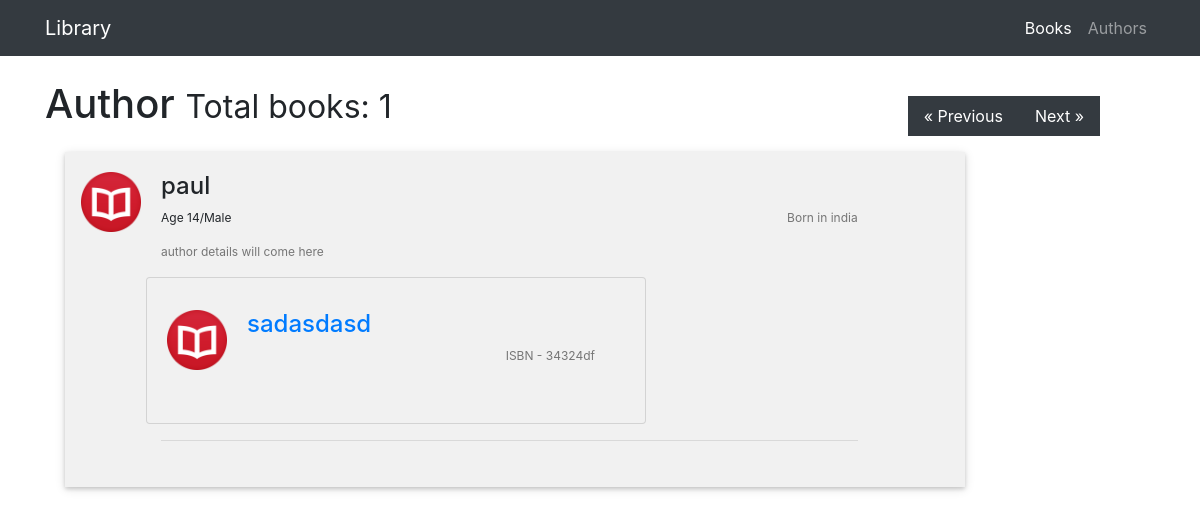
The app's page /authors/paul, older data.
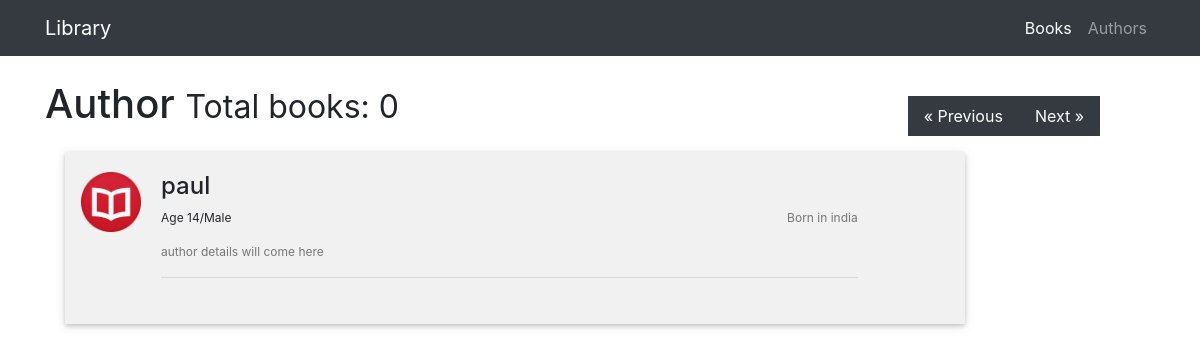
The same page, newer data.
### music/models.py (models this page shows, shortened)
class Book(models.Model):
   author = models.ForeignKey(Post,on_delete=models.CASCADE)
   Book_name = models.CharField(max_length=10)
   isbn = models.CharField(max_length=20)
   desp = models.CharField(max_length=100)

### music/views.py (the view)
# urls.py: url(r'(?P<authorname>[a-zA-z]+)$', views.booklist, name='booklist'),
def booklist(request, authorname):
  authorObject = get_object_or_404(Post, author = authorname)
  book1 = Book.objects.filter(author = authorObject).values
  return render(request,'index3.html', {'books':book1,'author':authorObject})

### music/templates/index3.html (shortened to what this page needs)
{% load static %}
<!DOCTYPE html>
<html lang="en">
  <head>
    <link href="{% static 'vendor/bootstrap/css/bootstrap.min.css' %}" rel="stylesheet">
    <link href="{% static 'css/1-col-portfolio3.css' %}" rel="stylesheet">
  </head>
  <body>
    <nav class="navbar navbar-expand-lg navbar-dark bg-dark fixed-top">
      <div class="container">
        <a class="navbar-brand" href="#">Library</a>
        <div class="collapse navbar-collapse" id="navbarResponsive">
          <ul class="navbar-nav ml-auto">
            <li class="nav-item active">
              <a class="nav-link" href="/authors/books/">Books</a>
            </li>
            <li class="nav-item">
              <a class="nav-link" href="/authors/">Authors</a>
            </li>
          </ul>
        </div>
      </div>
    </nav>
    <div class="nav">
       <a href="#" class="previous">&laquo; Previous</a>
       <a href="#" class="next">Next &raquo;</a>
       </div>
    <div class="container">
      <h1 class="my-4">Author
        <small>       Total books: {{ books.count }}</small>
      </h1>
      <div class="fad">
  <div class="media">
    <div class="media-left">
      <img src="{% static 'book.png' %}" class="media-object" style="width:60px">
    </div>
    <div class="media-body">
      <h4 class="media-heading">{{ author.author }}</h4>
      <div class="isbn">
     <p>Born in {{  author.Born_in }} </p>
    </div>
      <div class="age">
        <p>Age {{ author.age}}/{{ author.gender }}</p>
      </div>
      <div class="authors">
        <p>author details will come here</p>
      </div>
           {% for book in books %}
      <div class="list-group">
      <div class="row">
        <a href="/authors/books/{{ book.Book_name }}" class="list-group-item">
          <div class="media">
    <div class="media-left">
      <img src="{% static 'book.png' %}" class="media-object" style="width:60px">
    </div>
    <div class="media-body">
      <h4 class="media-heading"> {{ book.Book_name }} </h4>
      <div class="isbn">
     <p>ISBN - {{ book.isbn }}</p>
    </div>
    </div>
  </div>
          </a>
      </div>
      </div>
           {% endfor %}
      <hr>
    </div>
  </body>
</html>

Row changes from the older to the newer data that the page shows:
removed Book: Book_name "sadasdasd", isbn "34324df"
Text that changed along with them:
{{ books.count }}: "1" → "0"
